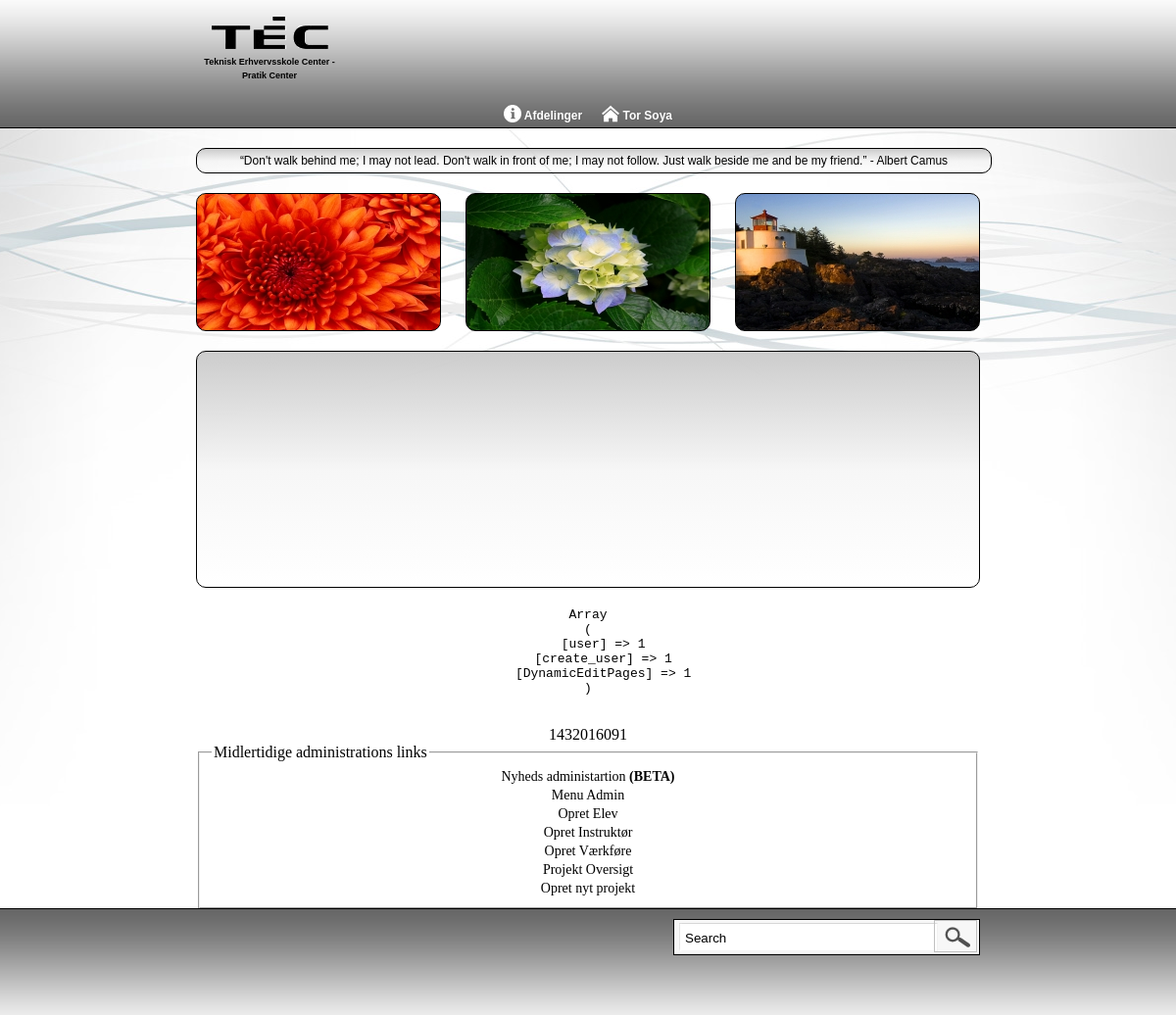
Screenshot of /Site/index.php?administration=menu (signed in) with the database file from the repository.
### tables this page shows
CREATE TABLE IF NOT EXISTS `main_menu_cat` (
  `id` int(11) NOT NULL,
  `menu_cat_name` varchar(255) NOT NULL,
  `sort_nr` int(11) NOT NULL,
  `icon` text
);

CREATE TABLE IF NOT EXISTS `user` (
  `id` int(11) NOT NULL,
  `password` char(128) NOT NULL,
  `fName` varchar(40) DEFAULT NULL,
  `lName` varchar(50) DEFAULT NULL,
  `pic` varchar(255) DEFAULT NULL,
  `email` varchar(35) DEFAULT NULL,
  `phone` int(11) DEFAULT NULL,
  `address` varchar(100) DEFAULT NULL,
  `bDay` date DEFAULT NULL,
  `maincurse` int(11) DEFAULT NULL,
  `edu` int(11) DEFAULT NULL,
  `eduEnd` date DEFAULT NULL
);

CREATE TABLE IF NOT EXISTS `quotes` (
  `id` int(11) NOT NULL,
  `quote` varchar(255) NOT NULL,
  `date` int(2) NOT NULL
);

CREATE TABLE IF NOT EXISTS `images` (
  `image_id` int(11) NOT NULL,
  `image_navn` varchar(255) NOT NULL,
  `image_small` text NOT NULL,
  `image_big` text NOT NULL,
  `image_date` int(11) NOT NULL,
  `fk_album_id` int(11) NOT NULL
);

### Site/include/Navigation/navbox.php (the view, shortened to what this page needs)
<nav>
    <ul>
        <?php
            $nav_sql="SELECT * FROM main_menu_cat" ;
            $nav_result= mysqli_query($db_conn, $nav_sql) or die (mysqli_error($db_conn));
            while ($nav_row= mysqli_fetch_assoc($nav_result))
            {
                $nav_cat_id=$nav_row['id'];
                if($nav_row['icon']==NULL)
                {
                    $nav_image='<img src="img/icons/003w.png" />';
                }
                else
                {
                    $nav_image="<img src='".$nav_row['icon']."' />";
                } ?>
                <li>
                    <?php echo $nav_image.' '; echo $nav_row['menu_cat_name']; ?>
                    <?php
                    $sub_nav_sql = "select * from main_menu_subcat Where fk_menu_cat_id = '$nav_cat_id'";
                    $sub_nav_resut = mysqli_query($db_conn, $sub_nav_sql) or die (mysql_error());
                    while($page_row = mysqli_fetch_assoc($sub_nav_resut))
                    {
                        $sub_cat_id=$page_row['id'];
                        if($page_row['icon']==NULL)
                        {
                            $nav_image='<img src="img/icons/003w.png" />';
                        }
                        else
                        {
                            $nav_image="<img src='".$page_row['icon']."' />";
                        } ?>
                                <?php
                                $sub_nav_sql = "select * from main_menu_subsubcat Where fk_menu_subcat_id = '$sub_cat_id'";
                                $sub_nav_resut = mysqli_query($db_conn, $sub_nav_sql) or die (mysql_error());
                                {?>
                        <?php   }
                    }?>
                </li>
<?php       }?>
        <?php
        if(isset($_SESSION['user'])) {
            include_once('include/Navigation/user_area.php');
        }
        ?>
    </ul>
</nav>

### Site/include/Navigation/user_area.php (shortened to what this page needs)
<?php
$user = $_SESSION['user'];
$user_sql = "Select * From user WHERE id = '$user'";
$user_result = mysqli_query($db_conn,$user_sql) or die (mysqli_error($db_conn));
$user_row = mysqli_fetch_assoc($user_result);
?>
<li>
    <img src="img/icons/001w.png"> <?php echo $user_row['fName'].' '.$user_row['lName'] ?>
</li>

### Site/include/random_quote.php (shortened to what this page needs)
<div style="max-width:790px;">
<?php
	$month_day = date('j');
	$sql = "SELECT * FROM quotes WHERE date != '0'";
		$result = mysqli_query($db_conn,$sql) or die (mysqli_error($db_conn));
		$row = mysqli_fetch_assoc($result);
		$rows = mysqli_num_rows($result);
		$quote_date = $row['date'];
	if ($rows == '0')
	{
		$sql = "SELECT * FROM quotes ORDER BY RAND() LIMIT 1";
			$result = mysqli_query($db_conn,$sql) or die (mysqli_error($db_conn));
			$row = mysqli_fetch_assoc($result);
			$quote_id = $row['id'];
		echo $row['quote'];
		$sql = "UPDATE quotes SET date = '$month_day' WHERE id = '$quote_id'";
			mysqli_query($db_conn,$sql) or die (mysqli_error($db_conn));
	}
	else
	if ($quote_date == $month_day)
	{
		echo $row['quote'];
	}
?>
</div>

### Site/include/tre_random_pics.php (shortened to what this page needs)
      <?php
      	$counter_2 = 0;
	$random_image_sql = "SELECT * FROM images ORDER BY RAND() LIMIT 3";
	$random_image_result = mysqli_query($db_conn,$random_image_sql) or die (mysqli_error($db_conn));
	while ($random_image_row = mysqli_fetch_assoc($random_image_result))
	{
		if($counter_2 == 0)
		{
			$box_id = 'smalltextboxleft';
		}
		else if($counter_2 == 1)
		{
			$box_id = 'smalltextboxmid';
		}
		else if($counter_2 == 2)
		{
			$box_id = 'smalltextboxright';
		}
		?>
          <div style=" background:url(<?php echo $random_image_row['image_small']; ?>)" id="<?php echo $box_id; ?>"></div>
          <?php
	$counter_2 ++;
	}
?>

### Site/css/nav-style.css (style rules this page uses)
nav { font-family: Verdana, Geneva, sans-serif; font-size: 12px; line-height: normal; margin: 0px; padding: 0px; white-space: nowrap; text-align: center; font-weight: bold; text-shadow: 1px 1px #666; clear: both; float: left; width: 800px; margin-top: 1px; }
nav ul { margin: 0px; padding: 0px; border: 0px; list-style: none; position: relative; display: inline-table; }
nav ul li { color: #fff; }
nav ul img { width: 18px; height: 18px; vertical-align: text-bottom; }
nav ul:after { content: ""; clear: both; display: block; }
nav ul li { float: left; }
nav ul li { padding: 5px 10px; }

### Site/style.css (style rules this page uses)
html, body { background: #fff url(img/bg.png) center top repeat-x; height: 100%; position: relative; margin: 0; padding: 0 }
#smalltextboxleft { height: auto; min-height: 139px; width: 248px; border-radius: 10px; border: 1px solid #000; float: left }
#smalltextboxmid { height: auto; min-height: 139px; width: 248px; border-radius: 10px; border: 1px solid #000; float: left; margin-left: 25px; }
#smalltextboxright { height: auto; min-height: 139px; width: 248px; border-radius: 10px; border: 1px solid #000; float: right; }
html { overflow-y: scroll }

### rows the page displays
main_menu_cat: menu_cat_name "Afdelinger"
user: fName "Tor", lName "Soya"
quotes: quote "“Don't walk behind me; I may not lead. Don't walk in front of me; I may not follow. Just walk beside me and be my friend.” - Albert Camus"
images: image_small (picture)
images: image_small (picture)
images: image_small (picture)
